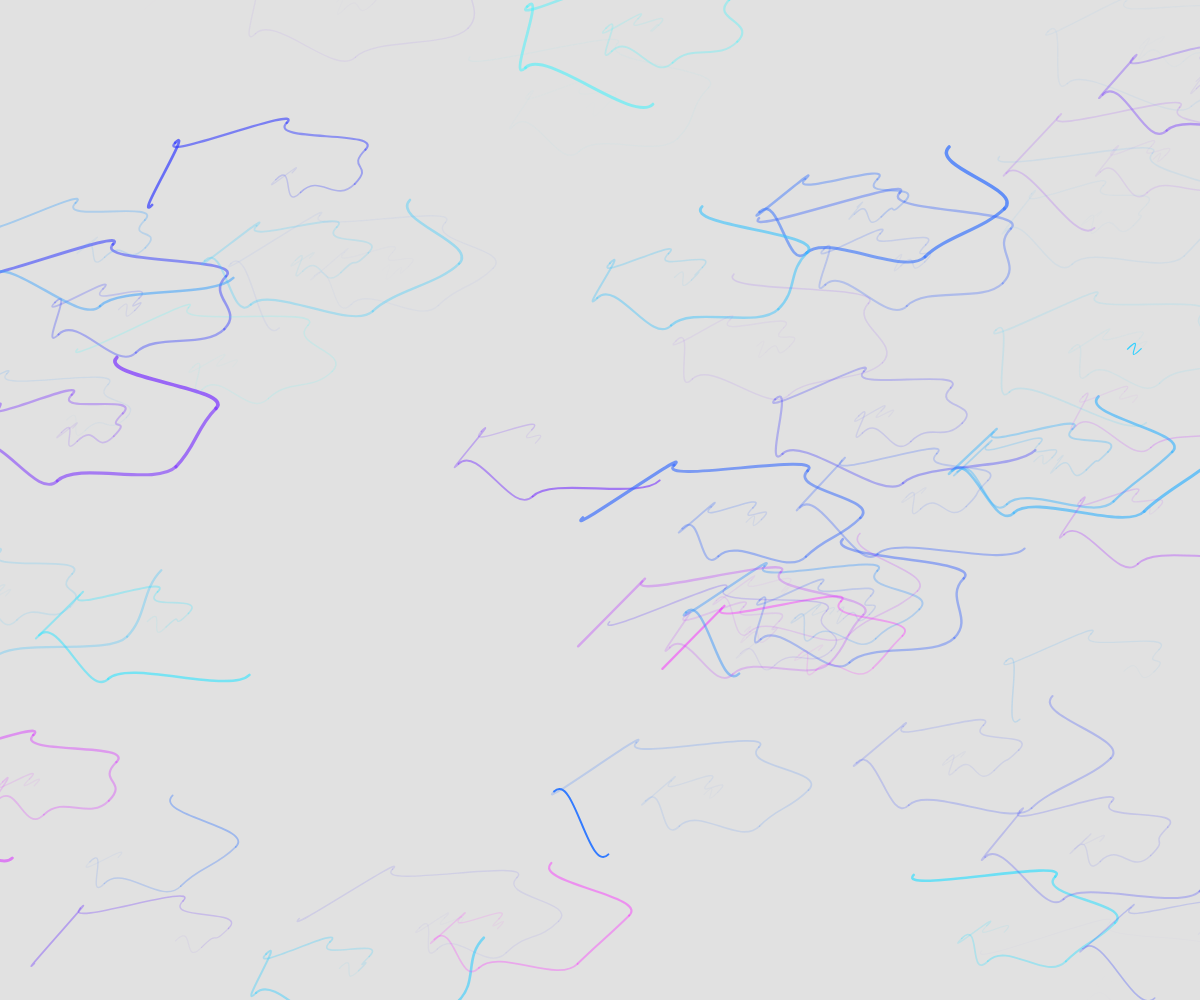
Frame 1 (no input)
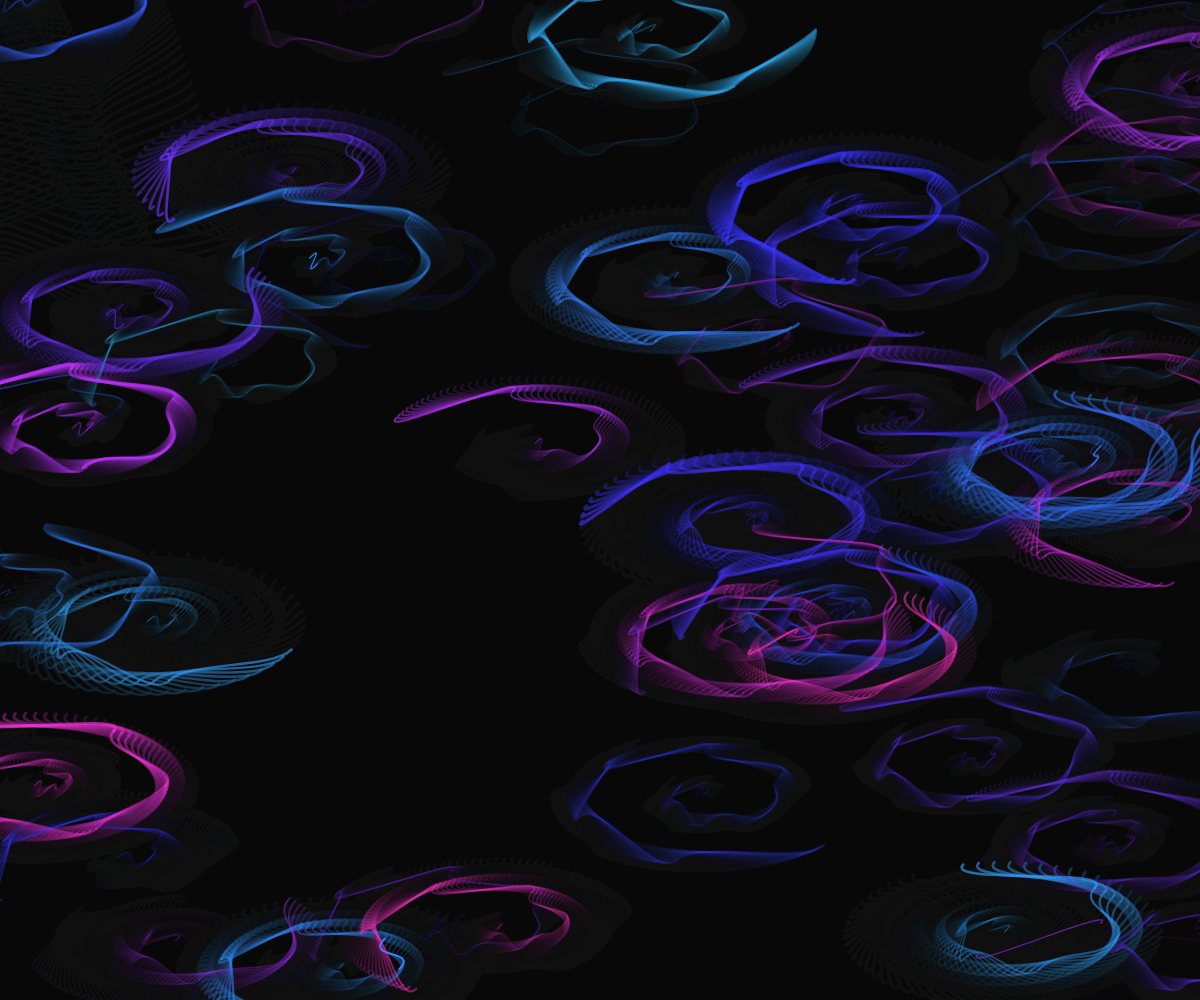
Frame 60 (no input)
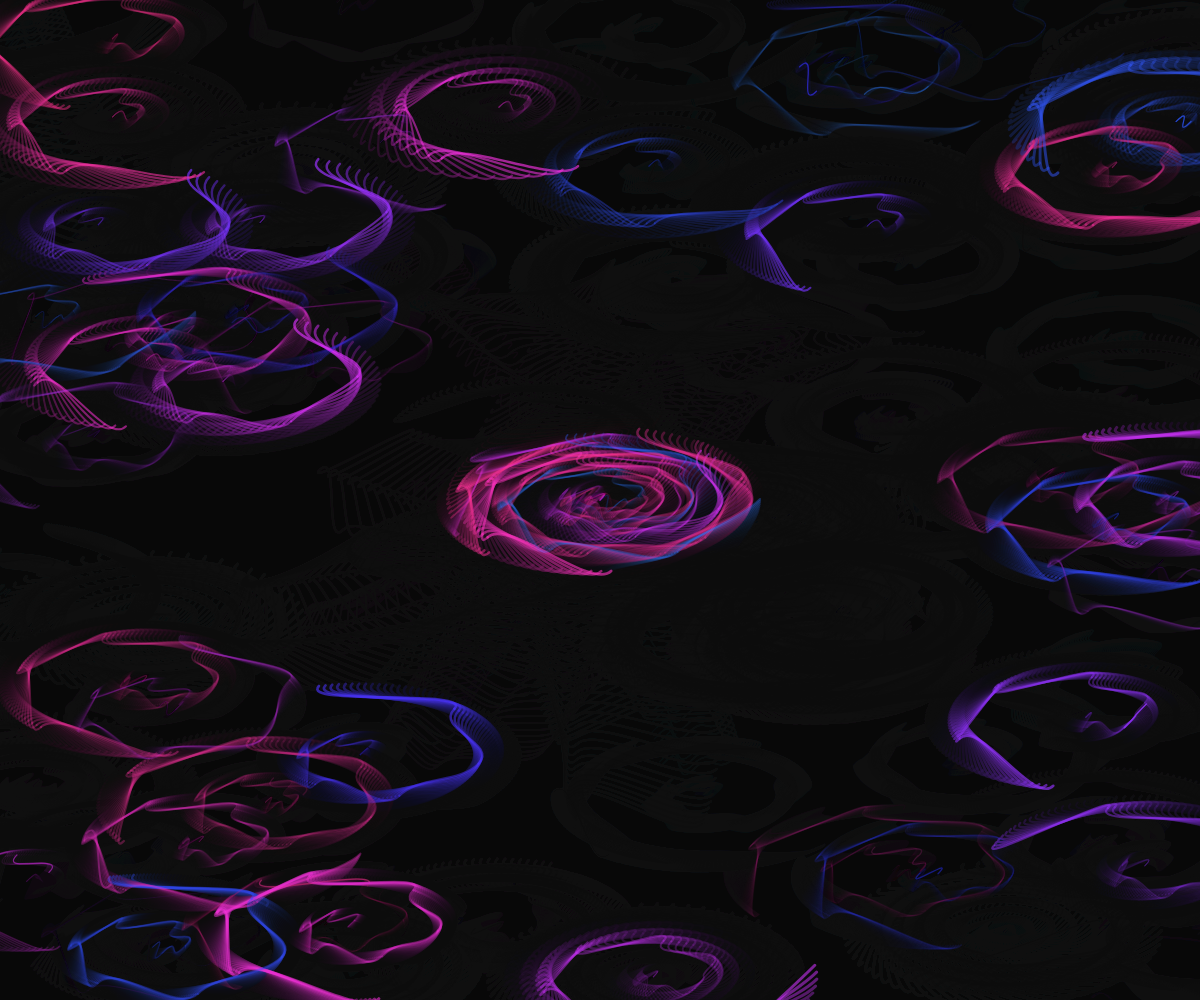
Frame 120 (the mouse pressed at the canvas centre since frame 60)

The p5.js sketch that drew these frames (run headless with seeded random() and noise() and a simulated clock; from frame 60 on, the mouse is pressed at the canvas centre):

// p5.js sketch
// ── sketch.js
let panels = [];
let numPanels = 50;

function setup() {
  createCanvas(windowWidth, windowHeight);
  colorMode(HSB, 360, 100, 100, 100);
  noFill();

  for (let i = 0; i < numPanels; i++) {
    panels.push(new CarPanel(random(width), random(height), i / numPanels));
  }
}

function draw() {
  background(0, 0, 5, 12); // soft fading background

  for (let p of panels) {
    p.update(mouseX, mouseY);
    p.display();
  }
}

class CarPanel {
  constructor(x, y, depth) {
    this.pos = createVector(x, y);
    this.points = [];
    this.numPoints = int(random(6, 14));
    this.hue = random(180, 300);
    this.baseHue = this.hue;
    this.angleOffset = random(TWO_PI);
    this.speed = random(0.002, 0.008) * (1 - depth);
    this.depth = depth;
    
    for (let i = 0; i < this.numPoints; i++) {
      this.points.push(createVector(this.pos.x, this.pos.y));
    }
  }

  update(mx, my) {
    let d = dist(mx, my, this.pos.x, this.pos.y);
    let pull = constrain(map(d, 0, 300, 0.15, 0), 0, 0.15);

    this.pos.x += (mx - this.pos.x) * pull;
    this.pos.y += (my - this.pos.y) * pull;

    this.hue = (this.baseHue + millis() * 0.02) % 360;

    for (let i = 0; i < this.points.length; i++) {
      let t = millis() * this.speed + i;
      let swayX = sin(t + this.angleOffset) * 180 * (i / this.numPoints);
      let swayY = cos(t + this.angleOffset) * 80 * (i / this.numPoints);
      this.points[i].x = this.pos.x + swayX;
      this.points[i].y = this.pos.y + swayY;
    }
  }

  display() {
    for (let i = 0; i < this.points.length - 1; i++) {
      let p1 = this.points[i];
      let p2 = this.points[i + 1];
      let alpha = map(i, 0, this.points.length - 1, 10, 80) * (1 - this.depth);
      let w = 1.2 + i * 0.25 * (1 - this.depth);
      
      // occasional sparkle
      if (random() < 0.002) alpha = 100;

      stroke(this.hue, 80, 100, alpha);
      strokeWeight(w);
      bezier(p1.x, p1.y, p1.x + 20, p1.y - 20, p2.x - 20, p2.y + 20, p2.x, p2.y);
    }
  }
}

function mousePressed() {
  panels = [];
  for (let i = 0; i < numPanels; i++) {
    panels.push(new CarPanel(random(width), random(height), i / numPanels));
  }
}

function windowResized() {
  resizeCanvas(windowWidth, windowHeight);
}
